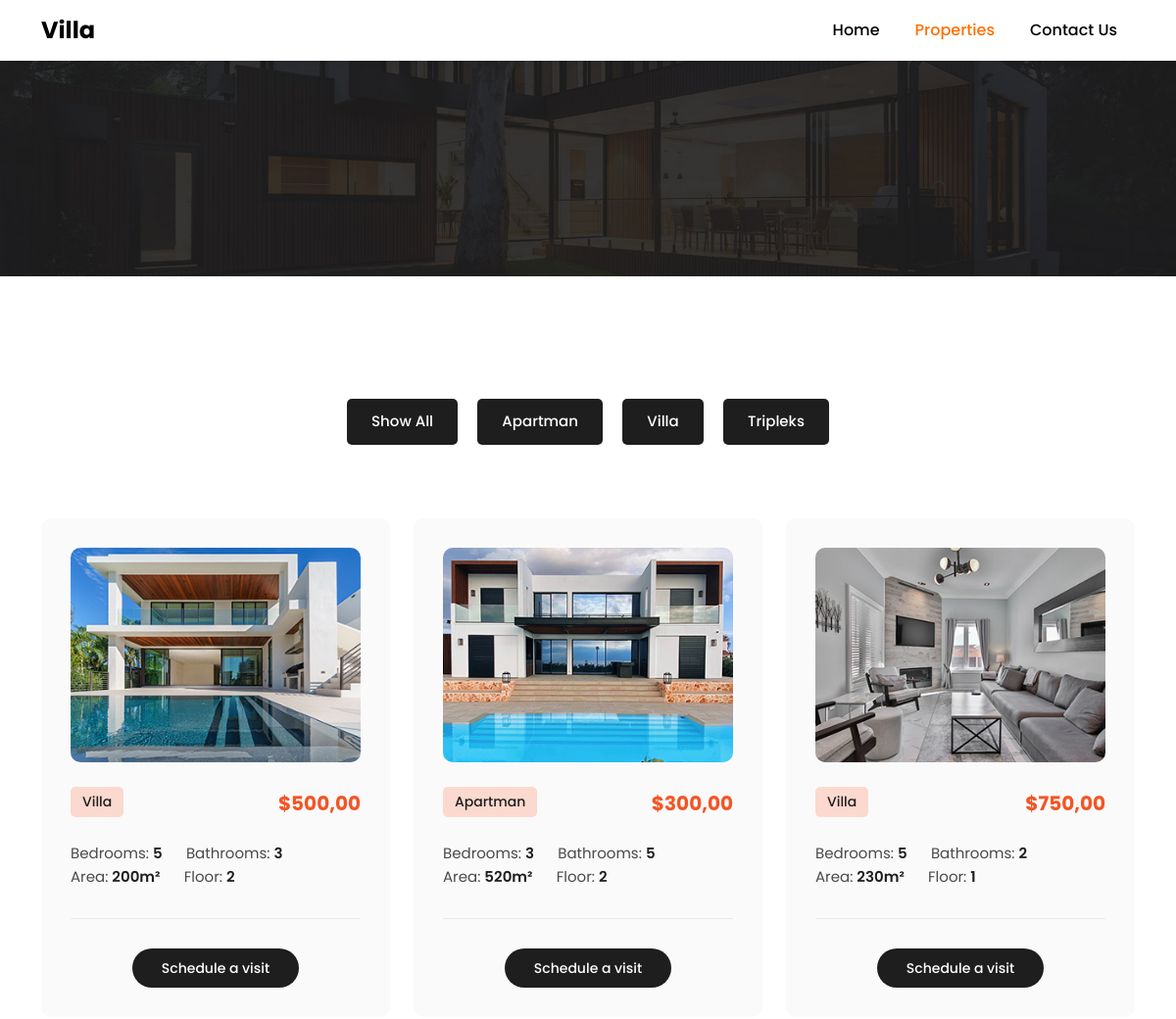
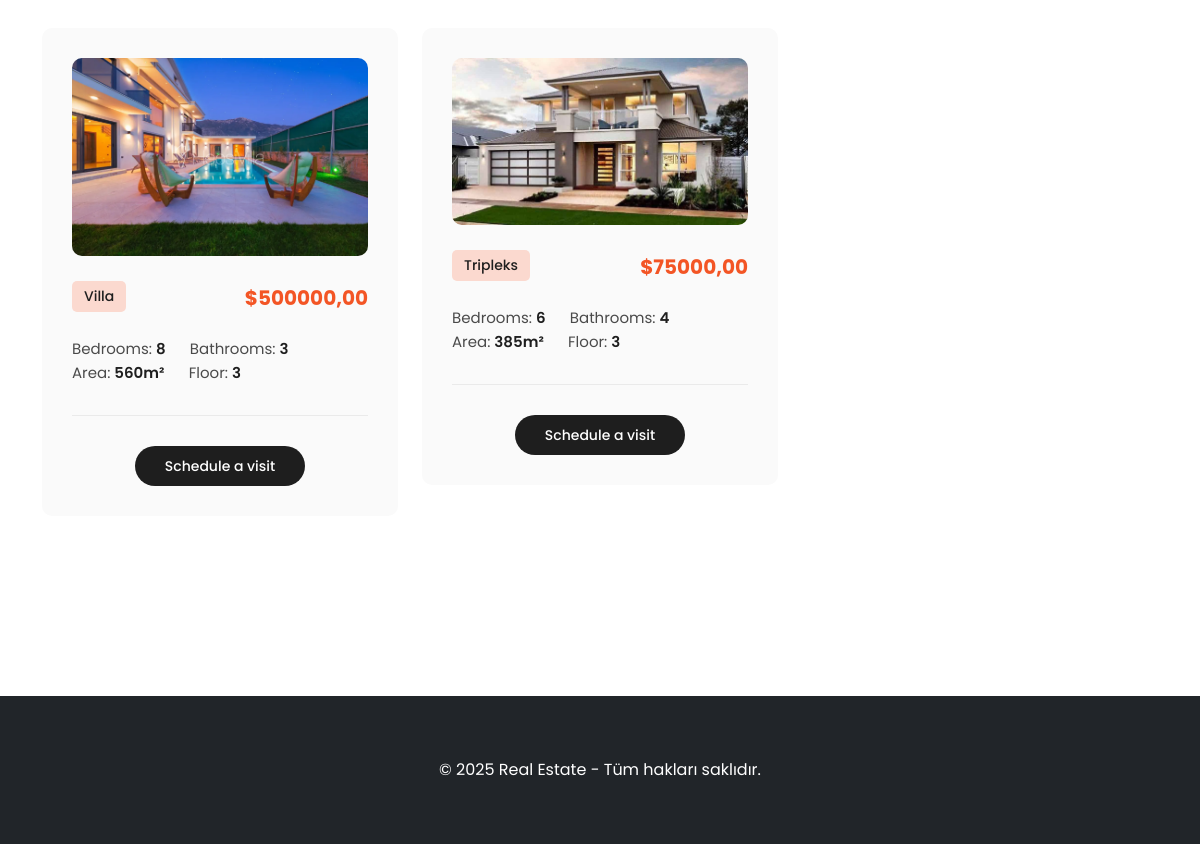
Screenshot of /properties with the database file from the repository (2 pictures, top to bottom).
### home/models.py (models this page shows, shortened)
class Product(models.Model):
    id = models.AutoField(primary_key=True)
    category = models.ForeignKey(Category, on_delete=models.CASCADE, verbose_name="Kategori")
    name = models.CharField(max_length=200, verbose_name="Ürün İsmi")
    price = models.DecimalField(max_digits=10, decimal_places=2, verbose_name="Fiyat")
    room_count = models.PositiveIntegerField(verbose_name="Oda Sayısı", blank=True, null=True)
    bathroom_count = models.PositiveIntegerField(verbose_name="Banyo Sayısı", blank=True, null=True)
    floor_count = models.PositiveIntegerField(verbose_name="Kat Sayısı", blank=True, null=True)
    square_meters = models.DecimalField(max_digits=8, decimal_places=2, verbose_name="Metrekare", blank=True, null=True)
    description = models.TextField(verbose_name="Açıklama", blank=True, null=True)
    created_at = models.DateTimeField(auto_now_add=True, verbose_name="Oluşturulma Tarihi")
    updated_at = models.DateTimeField(auto_now=True, verbose_name="Güncellenme Tarihi")
    class Meta:
        verbose_name = "Ürün"
        verbose_name_plural = "Ürünler"

class ProductImage(models.Model):
    product = models.ForeignKey(Product, on_delete=models.CASCADE, related_name='images', verbose_name="Ürün")
    image = models.ImageField(upload_to='product_images/', verbose_name="Resim")
    class Meta:
        verbose_name = "Ürün Resmi"
        verbose_name_plural = "Ürün Resimleri"

class Category(models.Model):
    name = models.CharField(max_length=100, verbose_name="Kategori İsmi")
    description = models.TextField(blank=True, null=True, verbose_name="Kategori Açıklaması")
    class Meta:
        verbose_name = "Kategori"
        verbose_name_plural = "Kategoriler"

### home/views.py (the view)
# urls.py: path('properties', views.properties, name='properties'),
def properties(request):
    filter_category = request.GET.get('category', 'all')
    if filter_category == 'all':
        properties = Product.objects.all()
    else:
        properties = Product.objects.filter(category__name__iexact=filter_category)  # Büyük-küçük harf duyarsız
    return render(request, 'properties.html', {'properties': properties})

### home/templates/properties.html (shortened to what this page needs)
{% extends 'base.html' %}
{% load static %}
{% block content %}
{% include 'partials/_navbar.html' %}
{% include 'partials/_header.html' %}
<div class="section properties">
    <div class="container">
        <ul class="properties-filter">
            <li><a href="#" data-category="all">Show All</a></li>
            <li><a href="#" data-category="Apartman">Apartman</a></li>
            <li><a href="#" data-category="Villa">Villa</a></li>
            <li><a href="#" data-category="Tripleks">Tripleks</a></li>
        </ul>
        <div class="row properties-box">
            {% for property in properties %}
            <div class="col-lg-4 col-md-6 align-self-center mb-30 properties-items"
                 data-category="{{ property.category.name }}">
                <div class="item">
                    <a href="{% url 'product_detail' property.id %}">
                        {% if property.images.first %}
                        <img src="{{ property.images.first.image.url }}" alt="{{ property.name }}">
                        {% else %}
                        <img src="{% static 'img/property-01.jpg' %}" alt="{{ property.name }}">
                        {% endif %}
                    </a>
                    <span class="category">{{ property.category.name }}</span>
                    <h6>${{ property.price }}</h6>
                    <ul>
                        <li>Bedrooms: <span>{{ property.room_count }}</span></li>
                        <li>Bathrooms: <span>{{ property.bathroom_count }}</span></li>
                        <li>Area: <span>{{ property.square_meters|floatformat:"0" }}m²</span></li>
                        <li>Floor: <span>{{ property.floor_count }}</span></li>
                    </ul>
                    <div class="main-button">
                        <a href="{% url 'product_detail' property.id %}">Schedule a visit</a>
                    </div>
                </div>
            </div>
            {% endfor %}
        </div>
    </div>
</div>
{% include 'partials/_footer.html' %}
{% endblock %}

### home/templates/base.html (shortened to what this page needs)
{% load static %}
<!DOCTYPE html>
<html lang="en">
<head>
    <link rel="stylesheet" href="https://cdnjs.cloudflare.com/ajax/libs/font-awesome/6.5.1/css/all.min.css">
    <link href="{% static 'css/bootstrap.min.css' %}" rel="stylesheet">
    <link rel="stylesheet" href="{% static 'css/templatemo-villa-agency.css' %}">
    <link rel="stylesheet" href="{% static 'css/owl.css' %}">
    <link rel="stylesheet" href="{% static 'css/animate.css' %}">
    <link rel="stylesheet" href="https://unpkg.com/swiper@7/swiper-bundle.min.css"/>
</head>
<body>
{% block content %}{% endblock %}
</body>

### home/templates/partials/_navbar.html (shortened to what this page needs)
<nav class="navbar navbar-expand-lg navbar-light navbar-custom">
        <div class="container">
            <a class="navbar-brand" href="{% url 'home' %}">Villa</a>
            <div class="collapse navbar-collapse" id="navbarNav">
                <ul class="navbar-nav ms-auto">
                    <li class="nav-item">
                        <a class="nav-link {% if request.path == '/' %}active{% endif %}" href="{% url 'home' %}">Home</a>
                    </li>
                    <li class="nav-item">
                        <a class="nav-link {% if request.path == '/properties' %}active{% endif %}" href="{% url 'properties' %}">Properties</a>
                    </li>
                    <li class="nav-item">
                        <a class="nav-link {% if request.path == '/contact' %}active{% endif %}" href="{% url 'contact' %}">Contact Us</a>
                    </li>
                </ul>
            </div>
        </div>
    </nav>

### home/templates/partials/_header.html (shortened to what this page needs)
<div class="page-heading header-text">
</div>

### home/templates/partials/_footer.html
<footer class="bg-dark text-light py-4">
    <div class="container text-center">
        <p>© 2025 Real Estate - Tüm hakları saklıdır.</p>
    </div>
</footer>

### home/static/css/templatemo-villa-agency.css (style rules this page uses)
html, body, div, span, applet, object, iframe, h1, h2, h3, h4, h5, h6, p, blockquote, div pre, a, abbr, acronym, address, big, cite, code, del, dfn, em, font, img, ins, kbd, q, s, samp, small, strike, strong, sub, sup, tt, var, b, u, i, center, dl, dt, dd, ol, ul, li, figure, header, nav, section, article, aside, footer, figcaption { margin: 0; padding: 0; border: 0; outline: 0; }
ul, li { padding: 0; margin: 0; list-style: none; }
header, nav, section, article, aside, footer, hgroup { display: block; }
* { box-sizing: border-box; }
html, body { font-family: 'Poppins', sans-serif; -ms-text-size-adjust: 100%; -webkit-font-smoothing: antialiased; -moz-osx-font-smoothing: grayscale; }
a { text-decoration: none !important; }
h1, h2, h3, h4, h5, h6 { color: #1e1e1e; margin-top: 0px; margin-bottom: 0px; font-weight: 700; }
ul { margin-bottom: 0px; }
p { font-size: 14px; line-height: 28px; color: #4a4a4a; }
img { width: 100%; overflow: hidden; }
html, body { font-family: 'Poppins', sans-serif; }
.section { margin-top: 120px; }
.main-button a { display: inline-block; background-color: #1e1e1e; color: #fff; font-size: 14px; font-weight: 500; height: 40px; line-height: 40px; padding: 0px 30px; border-radius: 25px; transition: all .3s; }
.properties .item { background-color: #fafafa; border-radius: 10px; padding: 30px; margin-bottom: 30px; }
.properties .item img { border-radius: 10px; }
.properties .item span.category { background-color: #fbd9cf; font-weight: 500; border-radius: 5px; font-size: 14px; color: #1e1e1e; padding: 5px 12px; display: inline-block; margin-top: 25px; }
.properties .item ul li { display: inline-block; font-size: 15px; color: #4a4a4a; margin-right: 20px; }
.properties .item ul li span { font-weight: 600; color: #1e1e1e; }
.properties .item ul { border-bottom: 1px solid #eaeaea; margin-bottom: 30px; padding-bottom: 30px; }
.properties .item h6 { font-size: 20px; color: #f35525; margin-top: 6px; display: inline-block; float: right; margin-top: 30px; }
.properties .item .main-button { text-align: center; }
footer { margin-top: 150px; background-color: #1e1e1e; min-height: 100px; }
footer p { text-align: center; line-height: 100px; color: #fff; font-size: 16px; font-weight: 400; }
.page-heading { background-image: url(../img/page-heading-bg.jpg); background-position: center bottom; background-repeat: no-repeat; background-size: cover; padding: 110px 0px; text-align: center; }
.properties ul.properties-filter { list-style: none; text-align: center; margin-bottom: 70px; }
.properties ul.properties-filter li { display: inline-block; margin: 5px 8px; }
.properties ul.properties-filter li a { display: inline-block; text-align: center; font-size: 15px; text-transform: capitalize; font-weight: 500; color: #fff; background-color: #1e1e1e; padding: 12px 25px; border-radius: 5px; transition: all .3s; }
body { overflow-x: hidden; }

### home/templates/base.html (style rules this page uses)
.navbar-custom { background-color: #fff; box-shadow: 0 2px 4px rgba(0, 0, 0, 0.1); }
.navbar-custom .navbar-brand { font-size: 24px; font-weight: bold; color: #000; }
.navbar-custom .nav-link { color: #000 !important; margin: 0 10px; font-weight: 500; }
.navbar-custom .nav-link:hover, .navbar-custom .nav-link.active { color: #ff6f00 !important; }

### rows the page displays
Product: images.first.image (picture), category.name "Villa", price "500,00", room_count "5", bathroom_count "3", square_meters "200", floor_count "2"
Product: images.first.image (picture), category.name "Apartman", price "300,00", room_count "3", bathroom_count "5", square_meters "520", floor_count "2"
Product: images.first.image (picture), category.name "Villa", price "750,00", room_count "5", bathroom_count "2", square_meters "230", floor_count "1"
Product: images.first.image (picture), category.name "Villa", price "500000,00", room_count "8", bathroom_count "3", square_meters "560", floor_count "3"
Product: images.first.image (picture), category.name "Tripleks", price "75000,00", room_count "6", bathroom_count "4", square_meters "385", floor_count "3"
